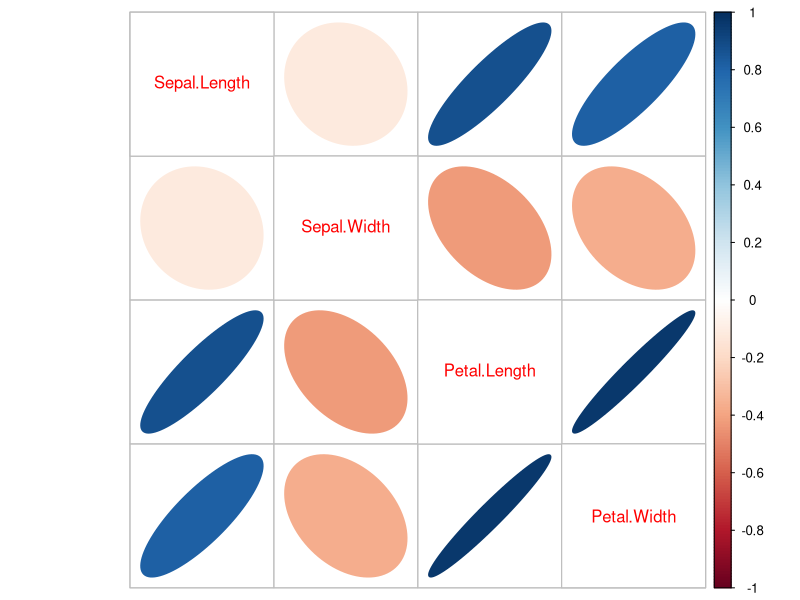
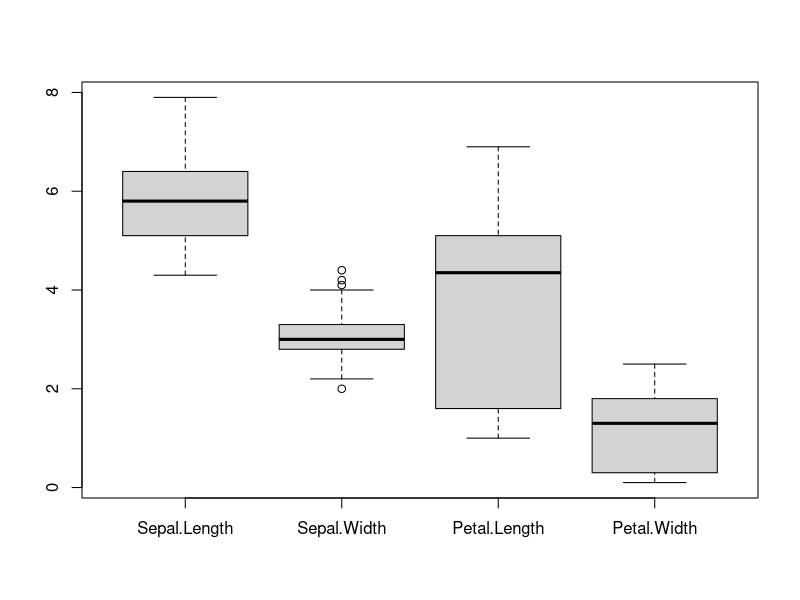

Recreate these plots in R, in order.
## ---- chunk 1
data = iris[,1:4]
head(data)
summary(data)
## ---- chunk 2
corrplot::corrplot(cor(data),
         tl.pos = 'd',method='e')
## ---- chunk 3
boxplot(data)
